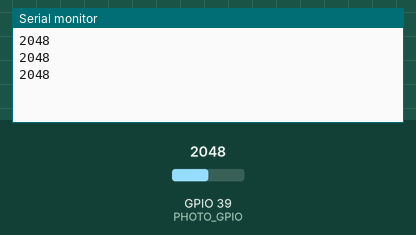
Recording of a sketch running on a simulated ESP32. Parts: the last lines printed to the serial monitor. The test bench sets the inputs (shaded band); at power-on: GPIO 39 (PHOTO_GPIO) = 2048.

Above: at 1.3 s.
1.4 s: GPIO 39 (PHOTO_GPIO) set to 2866
At 1.9 s:
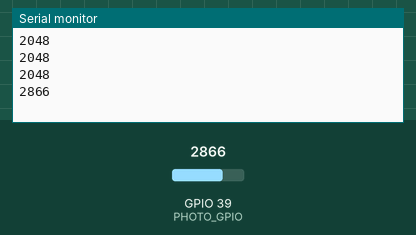
2.9 s: GPIO 39 (PHOTO_GPIO) set to 3603
At 3.4 s:
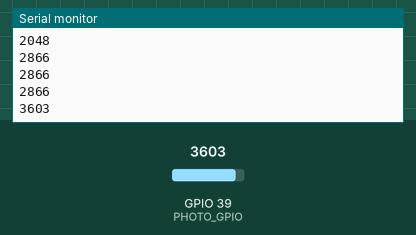
Timing chart, 0 to 5.9 s (numbered marks = the images above; inputs shaded):
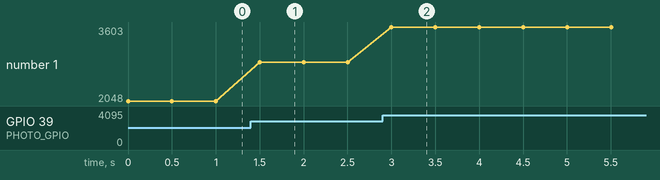

The sketch:

05-040_Photoresistor.ino
```cpp
/*  05.040 - Photoresistor
 *
 * This sketch shows you how read ambient light intensity with a photoresistor.
 *
 * After uploading the sketch to your ESP32, open the serial monitor to see the
 * value from the photoresistor.
 *
 *
 * This sketch was written by Peter Dalmaris using information from the
 * ESP32 datasheet and examples.
 *
 *
 * Components
 * ----------
 *  - ESP32 Dev Kit v4
 *  - Photoresistor, 10 KOhm
 *  - 10 K Ohm resistor
 *
 *  IDE
 *  ---
 *  Arduino IDE with ESP32 Arduino Code
 *  (https://github.com/espressif/arduino-esp32)
 *
 *
 *  Libraries
 *  ---------
 *  - None
 *  -
 *
 * Connections
 * -----------
 *
 *  Connect the photoresistor in a voltage ladder configuration with the resistor.
 *  Pin 1 of the photoresistor to 3.3V
 *  Pin 2 of the photoresistor to resistor.
 *  Pin 2 of the photoresistor to GPIO 39
 *  Free pin of the resistor to GND
 *
 *
 *  Other information
 *  -----------------
 *
 *  1. ESP32 Datasheet: https://www.espressif.com/sites/default/files/documentation/esp32_datasheet_en.pdf
 *  2. Header file esp32-hal-adc: https://github.com/espressif/arduino-esp32/blob/master/cores/esp32/esp32-hal-adc.h
 *
 *  Created on March 27 2019 by Peter Dalmaris
 *
 */

const byte PHOTO_GPIO = 39;

void setup() {
  Serial.begin(115200);
  analogSetWidth(9);  // Default resolution is 12 bits. Choose between 9-12.
}

void loop() {
  Serial.println(analogRead(PHOTO_GPIO));
  delay(500);
}
```

Measured:
- after the input at 1.4 s, the serial monitor: prints a new line after 0.10 s (image 1)
- after the input at 2.9 s, the serial monitor: prints a new line after 0.10 s (image 2)
- plotted number 1: 2048 → 2866 after the input at 1.4 s, 2866 → 3603 after the input at 2.9 s
